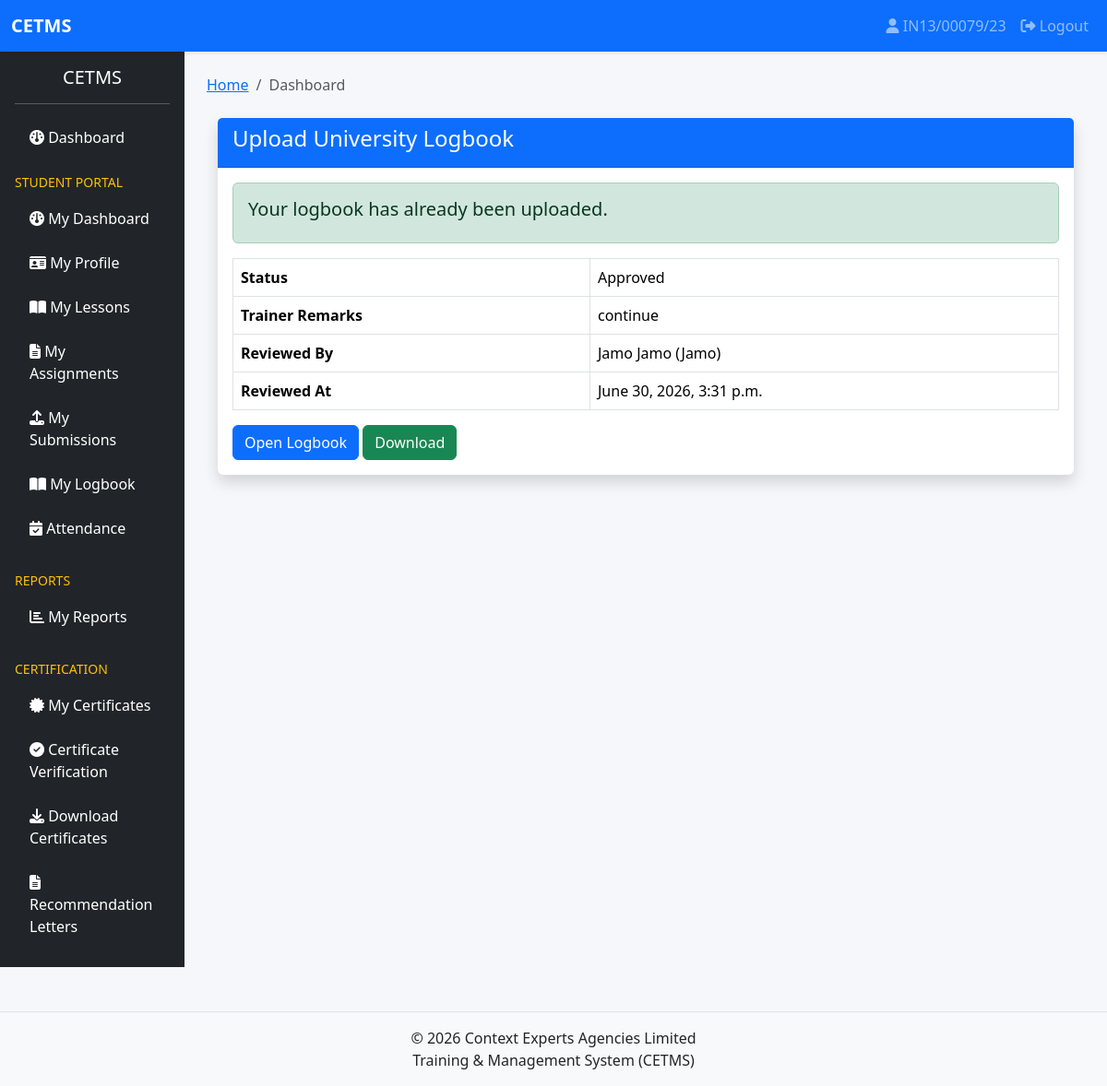
Page /logbook/upload/ (signed in) on the committed database.
### accounts/models.py (models this page shows, shortened)
class User(AbstractUser):
    ROLE_CHOICES = (
        ('SUPER_ADMIN', 'Super Admin'),
        ('TRAINER', 'Trainer'),
        ('STUDENT', 'Student'),
        ('FINANCE', 'Finance Officer'),
    )
    role = models.CharField(
        max_length=20,
        choices=ROLE_CHOICES,
        default='STUDENT'
    )
    phone_number = models.CharField(
        max_length=20,
        blank=True,
        null=True
    )
    profile_picture = models.ImageField(
        upload_to='profiles/',
        blank=True,
        null=True
    )
    is_verified = models.BooleanField(
        default=False
    )
    last_seen = models.DateTimeField(
        blank=True,
        null=True
    )
    failed_login_attempts = models.PositiveIntegerField(
        default=0
    )
    is_locked = models.BooleanField(
        default=False
    )
    created_at = models.DateTimeField(
        auto_now_add=True
    )
    updated_at = models.DateTimeField(
        auto_now=True
    )
    class Meta:
        ordering = ['-date_joined']
        verbose_name = "User"
        verbose_name_plural = "Users"
    def __str__(self):
        return f"{self.get_full_name()} ({self.username})"

### logbook/models.py (models this page shows, shortened)
class StudentLogbook(models.Model):
    STATUS_CHOICES = (
        ("PENDING", "Pending"),
        ("APPROVED", "Approved"),
        ("REJECTED", "Rejected"),
    )
    student = models.OneToOneField(
        settings.AUTH_USER_MODEL,
        on_delete=models.CASCADE,
        related_name="uploaded_logbook"
    )
    logbook_file = models.FileField(
        upload_to="logbooks/",
        validators=[
            FileExtensionValidator(
                allowed_extensions=["docx"]
            )
        ]
    )
    status = models.CharField(
        max_length=20,
        choices=STATUS_CHOICES,
        default="PENDING"
    )
    reviewed_by = models.ForeignKey(
        settings.AUTH_USER_MODEL,
        on_delete=models.SET_NULL,
        null=True,
        blank=True,
        related_name="reviewed_logbooks"
    )
    reviewed_at = models.DateTimeField(
        null=True,
        blank=True
    )
    remarks = models.TextField(
        blank=True,
        null=True
    )
    version = models.PositiveIntegerField(
        default=1
    )
    is_updated = models.BooleanField(
        default=False
    )
    uploaded_at = models.DateTimeField(
        auto_now_add=True
    )
    updated_at = models.DateTimeField(
        auto_now=True
    )
    class Meta:
        ordering = ["-uploaded_at"]
        verbose_name = "Student Logbook"
        verbose_name_plural = "Student Logbooks"

### logbook/views.py (the view)
@login_required
def upload_logbook(request):
    if request.user.role != "STUDENT":
        return redirect("dashboard:router")
    logbook = StudentLogbook.objects.filter(
        student=request.user
    ).first()
    if request.method == "POST":
        form = StudentLogbookForm(
            request.POST,
            request.FILES,
            instance=logbook
        )
        if form.is_valid():
            uploaded = form.save(commit=False)
            uploaded.student = request.user
            uploaded.save()
            messages.success(
                request,
                "Your logbook has been uploaded successfully."
            )
            return redirect(
                "logbook:edit_logbook"
            )
    else:
        form = StudentLogbookForm(
            instance=logbook
        )
    return render(
        request,
        "upload_logbook.html",
        {
            "form": form,
            "logbook": logbook,
        }
    )

### logbook/templates/upload_logbook.html (shortened to what this page needs)
{% extends "base.html" %}
{% block content %}
<div class="container mt-4">
<div class="card shadow">
<div class="card-header bg-primary text-white">
<h4>Upload University Logbook</h4>
</div>
<div class="card-body">
{% if logbook %}
<div class="alert alert-success">
<h5>Your logbook has already been uploaded.</h5>
</div>
<table class="table table-bordered">
<tr>
<th>Status</th>
<td>{{ logbook.get_status_display }}</td>
</tr>
<tr>
<th>Trainer Remarks</th>
<td>{{ logbook.remarks|default:"No remarks yet." }}</td>
</tr>
<tr>
<th>Reviewed By</th>
<td>
{% if logbook.reviewed_by %}
{{ logbook.reviewed_by }}
{% else %}
Not reviewed
{% endif %}
</td>
</tr>
<tr>
<th>Reviewed At</th>
<td>
{{ logbook.reviewed_at|default:"-" }}
</td>
</tr>
</table>
<a href="{% url 'logbook:edit_logbook' %}"
class="btn btn-primary">
Open Logbook
</a>
<a href="{{ logbook.logbook_file.url }}"
download
class="btn btn-success">
Download
</a>
{% endif %}
</div>
</div>
</div>
{% endblock %}

### templates/partials/navbar.html (shortened to what this page needs)
<nav class="navbar navbar-expand-lg navbar-dark bg-primary shadow-sm">
    <div class="container-fluid">
        <a class="navbar-brand fw-bold" href="#">
            CETMS
        </a>
        <div class="collapse navbar-collapse" id="navbarNav">
            <ul class="navbar-nav ms-auto">
                {% if user.is_authenticated %}
                    <li class="nav-item">
                        <a class="nav-link"
                           href="{% url 'accounts:profile' %}">
                            <i class="fa fa-user"></i>
                            {{ user.username }}
                        </a>
                    </li>
                    <li class="nav-item">
                        <a class="nav-link"
                           href="{% url 'accounts:logout' %}">
                            <i class="fa fa-sign-out-alt"></i>
                            Logout
                        </a>
                    </li>
                {% endif %}
            </ul>
        </div>
    </div>
</nav>

### static/css/style.css (style rules this page uses)
body { background:#f5f7fa; }
.card { border:none; }

### rows in the picture
User: username "IN13/00079/23"
StudentLogbook: status "Approved", remarks "continue", reviewed_by "Jamo Jamo (Jamo)", reviewed_at "June 30, 2026, 3:31 p.m."
